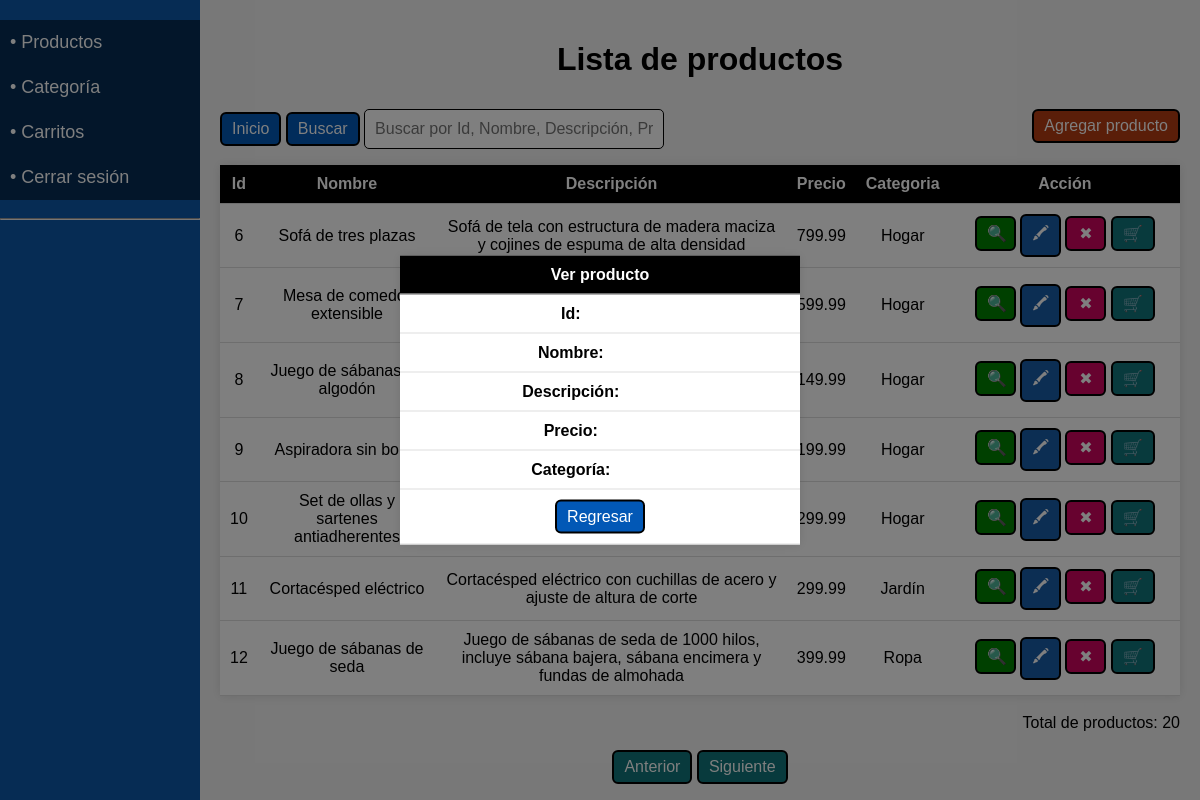
Page /productos_ver.php (signed in) on the committed database.
### tables this page shows
CREATE TABLE `productos` (
  `id` int(11) NOT NULL,
  `nombre` varchar(50) DEFAULT NULL,
  `descripcion` varchar(255) DEFAULT NULL,
  `precio` decimal(10,2) DEFAULT NULL,
  `categoria_id` int(11) DEFAULT NULL
);

CREATE TABLE `categoria_productos` (
  `id` int(11) NOT NULL,
  `nombre` varchar(50) DEFAULT NULL
);

### productos_tabla.php (the view, shortened to what this page needs)
<?php
include("barra_lateral.php");
?>
<html>
<body>
<div class="ContenedorPrincipal">
<?php
$filasmax = 7;
if (isset($_GET['pag'])) {
    $pagina = $_GET['pag'];
} else {
    $pagina = 1;
}
if (isset($_POST['btnbuscar'])) {
    $buscar = $_POST['txtbuscar'];
    $sqlusu = mysqli_query($conn, "SELECT pro.id, pro.nombre, descripcion, precio, cat.nombre as categoria
        FROM productos pro, categoria_productos cat
        WHERE pro.categoria_id = cat.id AND (
            pro.id LIKE '%$buscar%' OR
            pro.nombre LIKE '%$buscar%' OR
            descripcion LIKE '%$buscar%' OR
            precio LIKE '%$buscar%' OR
            cat.nombre LIKE '%$buscar%'
        )");
} else {
    $sqlusu = mysqli_query($conn, "SELECT pro.id, pro.nombre, descripcion, precio, cat.nombre as categoria
        FROM productos pro, categoria_productos cat
        WHERE pro.categoria_id = cat.id
        ORDER BY pro.id ASC
        LIMIT " . (($pagina - 1) * $filasmax) . "," . $filasmax);
}
$resultadoMaximo = mysqli_query($conn, "SELECT count(*) as num_productos FROM productos");
$maxusutabla = mysqli_fetch_assoc($resultadoMaximo)['num_productos'];
?>
<div class="ContenedorTabla">
    <form method="POST">
        <h1>Lista de productos</h1>
        <div class="ContBuscar">
            <div style="float: left;">
                <a href="productos_tabla.php" class="BotonesTeam">Inicio</a>
                <input class="BotonesTeam" type="submit" value="Buscar" name="btnbuscar">
                <input class="CajaTextoBuscar" type="text" name="txtbuscar" placeholder="Buscar por Id, Nombre, Descripción, Precio, Categoría" autocomplete="off">
            </div>
            <div style="float:right;">
                <?php echo "<a class='BotonesTeam5' href=\"productos_registrar.php?pag=$pagina\">Agregar producto</a>";?>
            </div>
        </div>
    </form>
    <table>
        <tr>
            <th>Id</th>
            <th>Nombre</th>
            <th>Descripción</th>
            <th>Precio</th>
            <th>Categoria</th>
            <th>Acción</th>
        </tr>
        <?php
        while ($mostrar = mysqli_fetch_assoc($sqlusu)) {
            echo "<tr>";
            echo "<td>".$mostrar['id']."</td>";
            echo "<td>".$mostrar['nombre']."</td>";
            echo "<td>".$mostrar['descripcion']."</td>";
            echo "<td>".$mostrar['precio']."</td>";
            echo "<td>".$mostrar['categoria']."</td>";
            echo "<td style='width:24%'>
            <a class='BotonesTeam1' href=\"productos_ver.php?id=$mostrar[id]&pag=$pagina\">&#x1F50D;</a>
            <a class='BotonesTeam2' href=\"productos_modificar.php?id=$mostrar[id]&pag=$pagina\">&#128397;</a>
            <a class='BotonesTeam3' href=\"productos_eliminar.php?id=$mostrar[id]&pag=$pagina\" onClick=\"return confirm('¿Estás seguro de eliminar el producto $mostrar[nombre]?')\">&#10006;</a>
            <a class='BotonesTeam4' href=\"carrito.php?id=$mostrar[id]&pag=$pagina\">&#128722;</a>
            </td>";
        }
        ?>
    </table>
    <div style='text-align:right'>
        <br>
        <?php echo "Total de productos: ".$maxusutabla;?>
    </div>
</div>
<div style='text-align:right'>
    <br>
</div>
<div style="text-align:center">
    <?php
    if (isset($_GET['pag'])) {
        if ($_GET['pag'] > 1) {
    ?>
    <a class="BotonesTeam4" href="productos_tabla.php?pag=<?php echo $_GET['pag'] - 1; ?>">Anterior</a>
    <?php
        } else {
    ?>
    <a class="BotonesTeam4" href="#" style="pointer-events: none">Anterior</a>
    <?php
        }
    ?>
    <?php
    } else {
    ?>
    <a class="BotonesTeam4" href="#" style="pointer-events: none">Anterior</a>
    <?php
    }
    if (isset($_GET['pag'])) {
        if ((($pagina) * $filasmax) < $maxusutabla) {
    ?>
    <a class="BotonesTeam4" href="productos_tabla.php?pag=<?php echo $_GET['pag'] + 1; ?>">Siguiente</a>
    <?php
        } else {
    ?>
    <a class="BotonesTeam4" href="#" style="pointer-events: none">Siguiente</a>
    <?php
        }
    ?>
    <?php
    } else {
    ?>
    <a class="BotonesTeam4" href="productos_tabla.php?pag=2">Siguiente</a>
    <?php
    }
    ?>
</div>
</div>
</body>
</html>

### css/styles.css (style rules this page uses)
body { background: #f2f2f2; font-family: Arial, sans-serif; margin:0; padding:0; display: flex; flex-direction: column; }
h1 { color:black; }
.ContenedorPrincipal { margin-left: 200px; padding: 20px; box-sizing: border-box; text-align:center; }
table { border-collapse: collapse; width: 100%; margin: 0 auto; background-color: #fff; box-shadow: 0 0 10px rgba(0, 0, 0, 0.1); color:#000; }
th { background-color: black; color: white; }
th, td { padding: 10px; text-align: center; border-bottom: 1px solid #dddddd; }
.ContenedorTabla { margin-left: auto; margin-right: auto; max-width:1260px; width: 100%; }
.BotonesTeam,.BotonesTeam1,.BotonesTeam2,.BotonesTeam3,.BotonesTeam4,.BotonesTeam5 { text-align:center; display: inline-block; background:#0258b6; padding: 6px 10px; border-radius:6px; text-decoration: none; color:white; border:2px solid black; cursor:pointer; font-size: 16px; }
.BotonesTeam1,.BotonesTeam2,.BotonesTeam3 { transition: transform 250ms; width:8%; background:green; }
.BotonesTeam2 { background:#185ca7; }
.BotonesTeam3 { background:#cf055f; }
.BotonesTeam4 { background:#11757A; }
.BotonesTeam5 { transition: transform 250ms; background:#B63C12; }
.ContBuscar { overflow: hidden; padding-top:1%; }
.CajaTextoBuscar { width: 300px; padding: 10px; font-size:1em; border-radius:5px; border:1px solid black; color:black; }

### rows in the picture
productos: id "6", nombre "Sofá de tres plazas", descripcion "Sofá de tela con estructura de madera maciza y cojines de espuma de alta densidad", precio "799.99", categoria_productos.nombre "Hogar"
productos: id "7", nombre "Mesa de comedor extensible", precio "599.99", categoria_productos.nombre "Hogar"
productos: id "8", nombre "Juego de sábanas de algodón", precio "149.99", categoria_productos.nombre "Hogar"
productos: id "9", nombre "Aspiradora sin bolsa", precio "199.99", categoria_productos.nombre "Hogar"
productos: id "10", nombre "Set de ollas y sartenes antiadherentes", precio "299.99", categoria_productos.nombre "Hogar"
productos: id "11", nombre "Cortacésped eléctrico", descripcion "Cortacésped eléctrico con cuchillas de acero y ajuste de altura de corte", precio "299.99", categoria_productos.nombre "Jardín"
productos: id "12", nombre "Juego de sábanas de seda", descripcion "Juego de sábanas de seda de 1000 hilos, incluye sábana bajera, sábana encimera y fundas de almohada", precio "399.99", categoria_productos.nombre "Ropa"

### other values in the picture
$maxusutabla "20"
